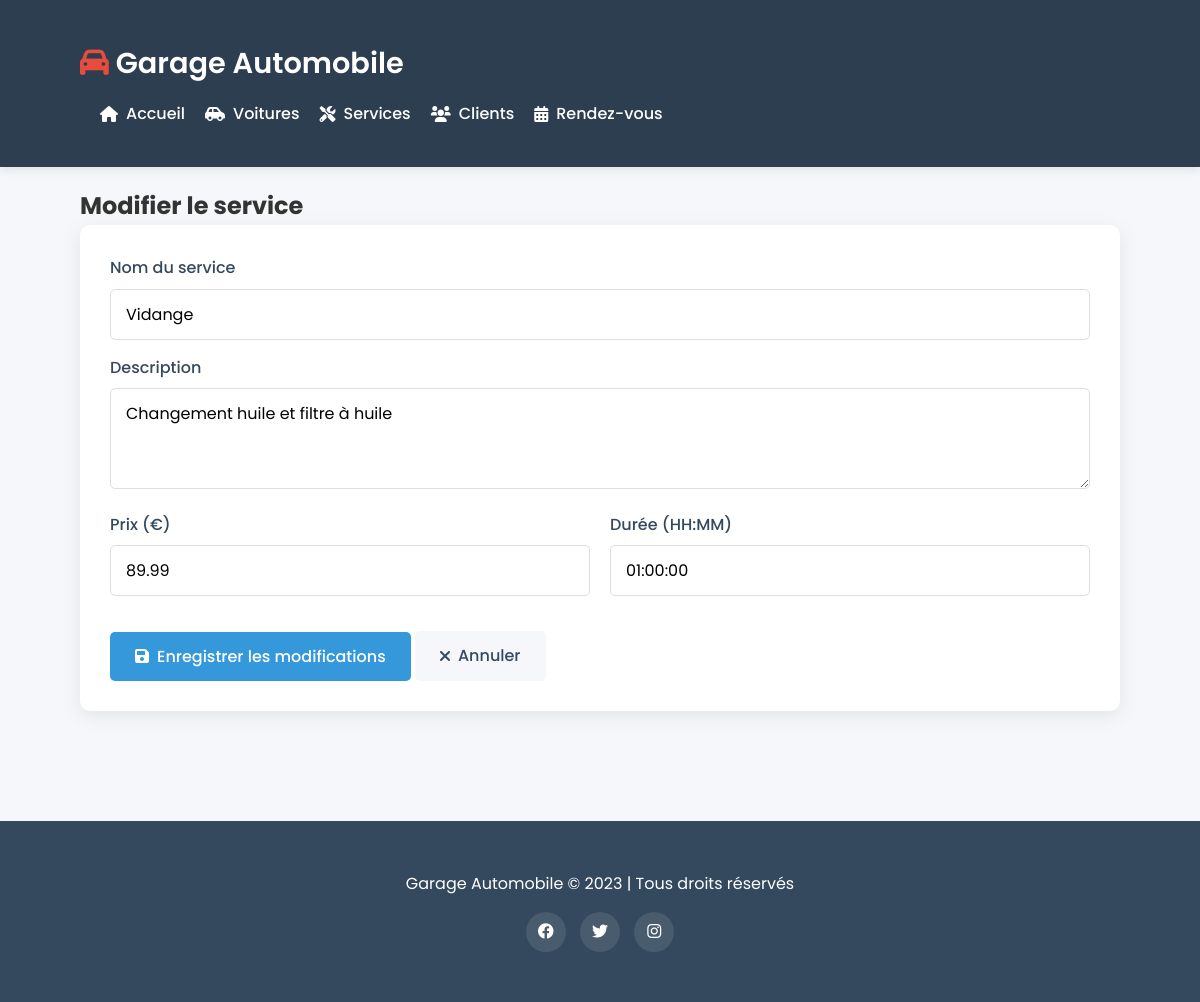
Screenshot of /edit_service.php?id=1 with the database file from the repository.
### tables this page shows
CREATE TABLE services (
    id INT AUTO_INCREMENT PRIMARY KEY,
    nom VARCHAR(100) NOT NULL,
    description TEXT,
    prix DECIMAL(7,2) NOT NULL,
    duree TIME NOT NULL
);

### web/edit_service.php (the view, shortened to what this page needs)
<?php
include 'includes/db.php';
$id = $_GET['id'];
$stmt = $pdo->prepare("SELECT * FROM services WHERE id = ?");
$stmt->execute([$id]);
$service = $stmt->fetch();
include 'includes/header.php';
?>
<section id="edit-service">
    <h2>Modifier le service</h2>
    <div class="form-container">
        <form method="POST">
            <div class="form-group">
                <label>Nom du service</label>
                <input type="text" name="nom" value="<?= $service['nom'] ?>" required>
            </div>
            <div class="form-group">
                <label>Description</label>
                <textarea name="description" rows="3"><?= $service['description'] ?></textarea>
            </div>
            <div class="form-row">
                <div class="form-group">
                    <label>Prix (€)</label>
                    <input type="number" step="0.01" name="prix" value="<?= $service['prix'] ?>" required>
                </div>
                <div class="form-group">
                    <label>Durée (HH:MM)</label>
                    <input type="text" name="duree" value="<?= $service['duree'] ?>" pattern="[0-9]{1,2}:[0-5][0-9]" required>
                </div>
            </div>
            <button type="submit" class="btn">
                <i class="fas fa-save"></i> Enregistrer les modifications
            </button>
            <a href="services.php" class="btn" style="background: var(--light-gray); color: var(--dark);">
                <i class="fas fa-times"></i> Annuler
            </a>
        </form>
    </div>
</section>
<?php include 'includes/footer.php'; ?>

### web/assets/css/style.css (style rules this page uses)
:root { --primary: #2c3e50; --secondary: #3498db; --accent: #e74c3c; --light: #ecf0f1; --dark: #34495e; --success: #2ecc71; --warning: #f39c12; --danger: #e74c3c; --light-gray: #f5f7fa; --text: #333; }
* { margin: 0; padding: 0; box-sizing: border-box; font-family: 'Poppins', sans-serif; }
body { background-color: var(--light-gray); color: var(--text); line-height: 1.6; }
.btn { background: var(--secondary); color: white; border: none; padding: 12px 25px; border-radius: 5px; cursor: pointer; font-size: 16px; font-weight: 500; transition: all 0.3s; display: inline-flex; align-items: center; gap: 8px; text-decoration: none; }
.form-container, .table-container { background: white; padding: 30px; border-radius: 10px; box-shadow: 0 5px 20px rgba(0,0,0,0.08); margin-bottom: 40px; }
.form-row { display: flex; gap: 20px; margin-bottom: 20px; }
.form-group { flex: 1; margin-bottom: 15px; }
.form-group label { display: block; margin-bottom: 8px; font-weight: 500; color: var(--dark); }
.form-group input, .form-group textarea, .form-group select { width: 100%; padding: 12px 15px; border: 1px solid #ddd; border-radius: 5px; font-size: 16px; transition: all 0.3s; }

### rows the page displays
services: nom "Vidange", description "Changement huile et filtre à huile", prix "89.99", duree "01:00:00"
